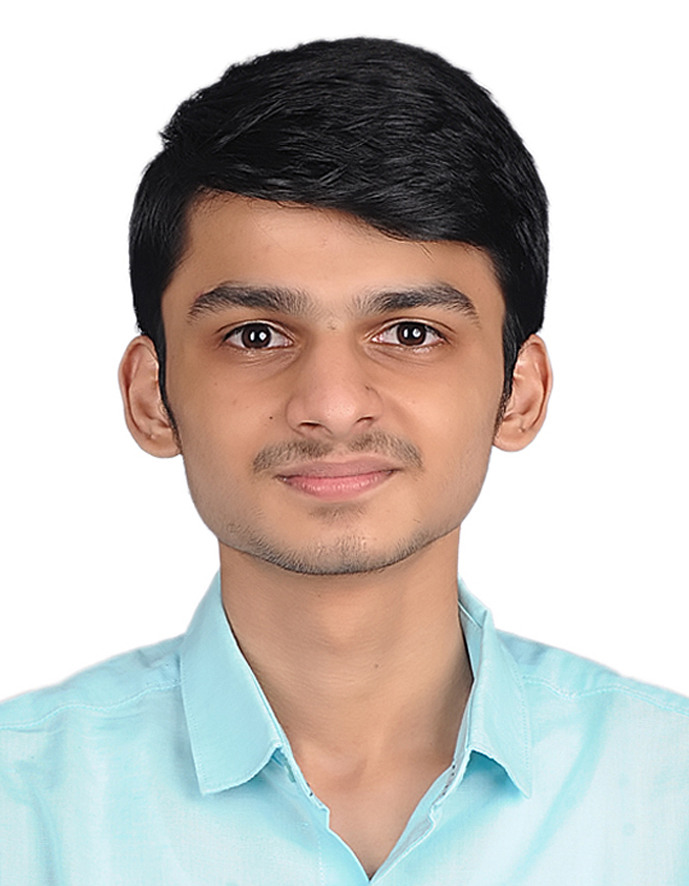
#> input picture pp.JPG, 689 x 886 px
$ python trial.py
#> lines starting #> are read from the running program, lines starting #| are printed output that depends on the picture; after the words box and inside, x2 and y2 are one past the last pixel; in counts of white or black regions, pixels touching at a corner belong together
import cv2
import numpy as np

#img is a numpy array it has col and each col is a array with height and width each element is pixel value
img=cv2.imread("./pp.JPG",cv2.IMREAD_GRAYSCALE)
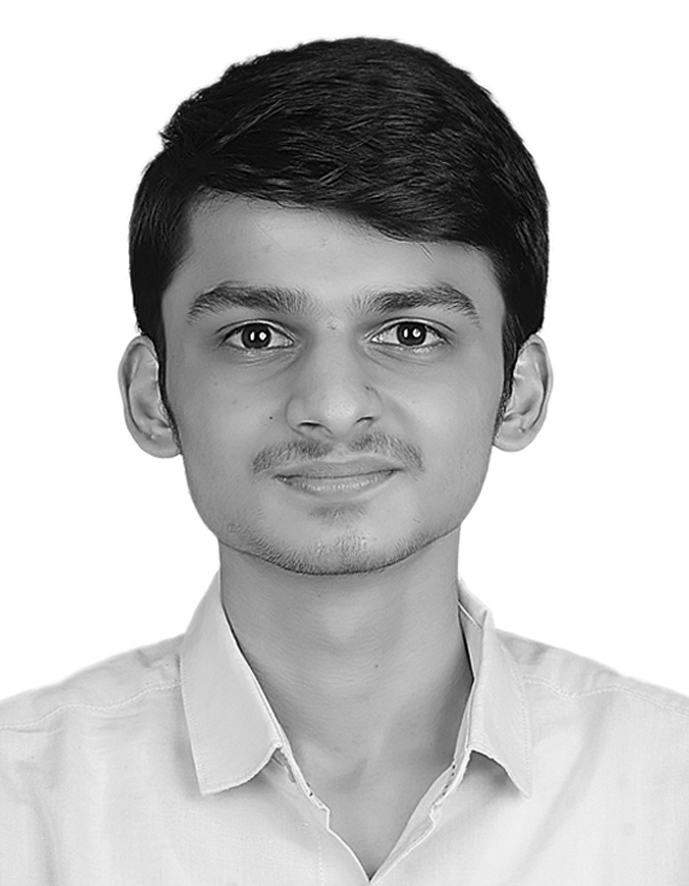
#> img: shape (886, 689); min 0, max 255, mean 193.4
#cv2.IMREAD_COLOR Just displays normal picture
#cv2.IMREAD_GRAYSCALE makes picture gray

# print(img.size)#number of pixels
# print(img.shape)#gives number of pixel rows and colums


# cv2.imshow("Profile pic",img)
# cv2.waitKey(0)#window closes when u hit a key
# cv2.destroyAllWindows()#once window close destroy all windows

#storing gray image to the file
# cv2.imwrite("graypic.JPG",img)
"""
# Resize image
img2=cv2.resize(img,(200,200))
img2=cv2.resize(img,(0,0),fx=2,fy=1)#doubling x dimension and keeping y constant
cv2.imshow("Profile pic",img2)
cv2.waitKey(0)
cv2.destroyAllWindows()"""

"""
#cropping image
height,width=img.shape[0],img.shape[1]#getting height and width
img=img[int(height/2):-int(height/3),50:-50]
#before comma is the height from where : to top height/2 is cropped till
#minus means neeche seh
#so height/3 cropped from neeche
#if height/2:height only top wld crop
#width is shown as pixel so basically front and back seh 50 pixel crop
cv2.imshow("Profile pic",img)
cv2.waitKey(0)
cv2.destroyAllWindows()
"""
"""
#Rotate Image

img=cv2.rotate(img,cv2.ROTATE_180)#rotating upside down

cv2.imshow("Profile pic",img)
cv2.waitKey(0)
cv2.destroyAllWindows()
"""

#Drawing shapes on image
"""
#Border
img=cv2.copyMakeBorder(img,20,20,20,20,borderType=cv2.BORDER_CONSTANT,value=(100,0,0))#20px border on TLBR and value is basically gbr code
cv2.imshow("Profile pic",img)
cv2.waitKey(0)
cv2.destroyAllWindows()
"""
##line
img=cv2.line(img,(50,50),(500,50),color=(0,200,0),thickness=20)
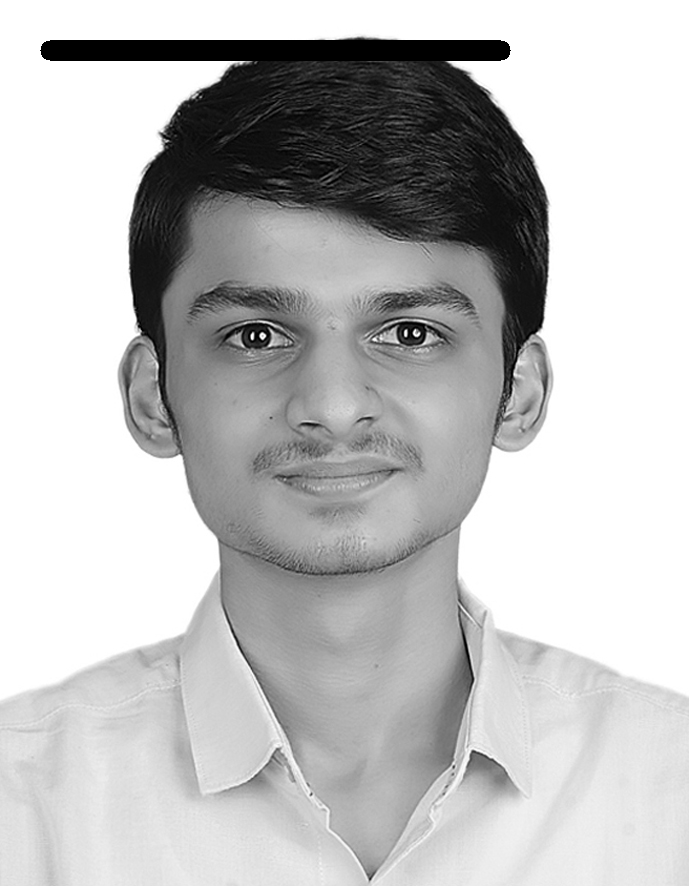
#> img: shape (886, 689); 1.6% of pixels changed, all inside (x1, y1, x2, y2) = (40, 40, 511, 61)
cv2.imshow("Profile pic",img)
cv2.waitKey(0)
cv2.destroyAllWindows()

$ run again, with shapes.jpeg copied over pp.JPG
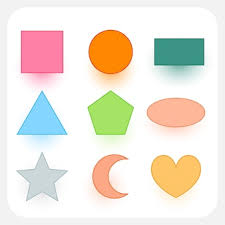
#> input picture shapes.jpeg, 225 x 225 px
#> `img=cv2.imread("./pp.JPG",cv2.IMREAD_GRAYSCALE)`:
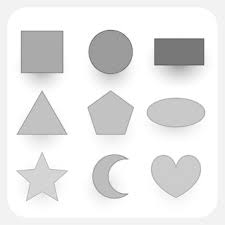
#> img: shape (225, 225); min 92, max 255, mean 232.6
#> `img=cv2.line(img,(50,50),(500,50),color=(0,200,0),thickness=20)`:
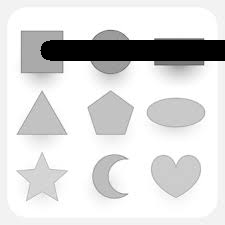
#> img: shape (225, 225); 7.55% of pixels changed, all inside (x1, y1, x2, y2) = (40, 40, 225, 61)
